Frame 1 (no input): blank canvas, image omitted
Frame 60 (the mouse pressed at the canvas centre just before this capture): blank canvas, image omitted
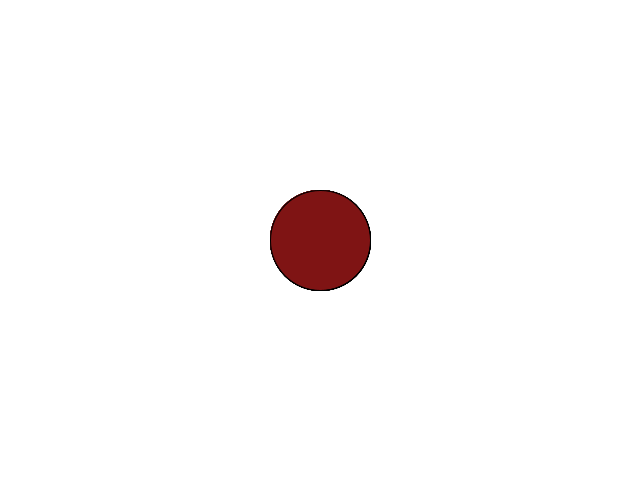
Frame 120 (the mouse held since frame 60 and released just before this capture)

The Processing sketch whose frames 1 and 60 were blank and that drew this single picture after the mouse press (run headless with seeded random() and noise(); from frame 60 on, the mouse is pressed at the canvas centre):

// Processing sketch: VII_9_Steering_Behavior_Separation
// ── VII_9_Steering_Behavior_Separation.pde
ArrayList<Vehicle> vehicles;
int i = 0;

void setup() {
  size(640, 480);
  vehicles = new ArrayList<Vehicle>();
}

void draw() {  
  background(255);
  
  if (mousePressed) {
    if(i%5 == 0)vehicles.add(new Vehicle(mouseX, mouseY));
    i++;
  }
  for(Vehicle v: vehicles) {
    v.seperate(vehicles);
    v.update();
    v.borders();
    v.display();
  }
}
// ── Vehicle.pde
class Vehicle {
  PVector pos;
  PVector vel;
  PVector acc;
  float r;
  float maxspeed;
  float maxforce;
  
  Vehicle(float x, float y) {
    pos = new PVector(x, y);
    vel = new PVector(0, 0);
    acc = new PVector(0, 0);
    r = 50;
    maxspeed = 4;
    maxforce = 1;
  }
  
  Vehicle(float x, float y, float vx, float vy) {
    pos = new PVector(x, y);
    vel = new PVector(vx, vy);
    acc = new PVector(0, 0);
    r = 50;
    maxspeed = 4;
    maxforce = 1;
  }
  
  void update() {
    vel = vel.add(acc);
    vel.limit(maxspeed);
    pos = pos.add(vel);
    acc.mult(0);
  }
  
  void seek(PVector target) {
    PVector desired = PVector.sub(target, pos);
    desired.normalize();
    desired.limit(maxspeed);
    if(dist(target.x, target.y, pos.x, pos.y) < 30) {
      desired.limit(dist(target.x, target.y, pos.x, pos.y)/5);
    }
    
    PVector steer = PVector.sub(desired, vel);
    steer.limit(maxforce);
    
    applyForce(steer);
  }
  
  void seperate(ArrayList<Vehicle> vehicles) {
    float desiredSeperation = r*2;
    PVector sum = new PVector();
    int count = 0;
    for(Vehicle other : vehicles) {
      float d = PVector.dist(pos, other.pos);
      if(d > 0 && d < desiredSeperation) {
        PVector diff = PVector.sub(pos, other.pos);
        diff.normalize();
        diff.div(d);
        sum.add(diff);
        count++;
      }
    }
    if(count > 0) {
      sum.setMag(maxspeed);
      PVector steer = PVector.sub(sum, vel);
      steer.limit(maxforce);
      applyForce(steer);
    }
  }
  
  void applyForce(PVector force) {
    acc = acc.add(force);
  }
  
  void borders() {
    if (pos.x < -r) pos.x = width+r;
    if (pos.y < -r) pos.y = height+r;
    if (pos.x > width+r) pos.x = -r;
    if (pos.y > height+r) pos.y = -r;
  }
  
  void display() {
    float theta = vel.heading2D() + PI/2;
    fill(127,20,20);
    stroke(0);
    strokeWeight(1);
    ellipse(pos.x, pos.y, r*2, r*2);
   
  }
}
